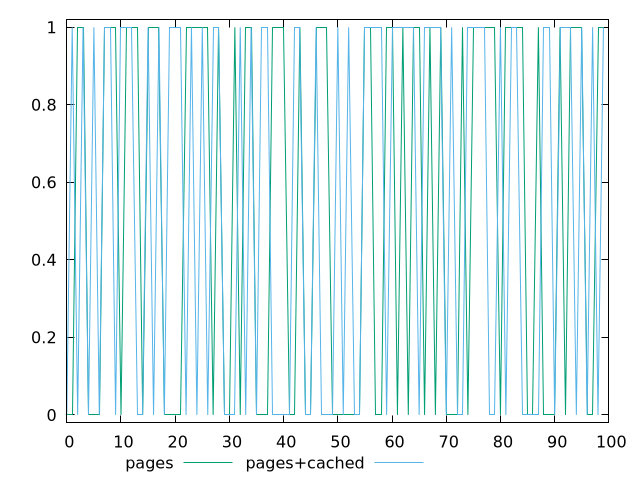

Generate this figure with gnuplot:
$_empty <<EOF
EOF
$_pages <<EOF
0
0
1
1
0
0
0
1
1
1
0
1
1
1
0
1
1
1
0
0
0
0
1
1
1
1
1
0
1
0
0
1
0
1
1
0
0
0
1
1
1
0
0
1
0
0
1
1
1
0
0
0
0
0
0
1
1
0
0
1
1
0
1
0
1
1
0
1
0
1
0
0
0
1
0
1
1
1
1
1
0
1
1
1
1
0
0
1
0
0
0
1
0
1
1
1
0
0
1
1
EOF
$_pagesCached <<EOF
0
1
0
1
0
1
0
1
1
0
1
1
1
0
0
1
0
1
0
1
1
1
0
1
0
1
0
1
1
0
0
0
1
0
1
0
1
1
0
0
0
0
1
1
0
0
1
0
0
0
1
0
1
0
0
1
1
1
1
0
1
1
1
1
1
0
1
1
1
1
0
1
0
0
1
1
1
1
0
0
1
0
1
1
0
0
0
0
1
1
0
1
1
1
0
1
0
1
0
1
EOF
set key outside below
set terminal pngcairo
set output "report_00005_2020-11-02T22-26-11.212Z/third-party-summary/third-party-summary_empty_pages_pages+cached.png"
set yrange [-0.02:1.02]
plot $_empty title "empty" with line ,$_pages title "pages" with line ,$_pagesCached title "pages+cached" with line ,
